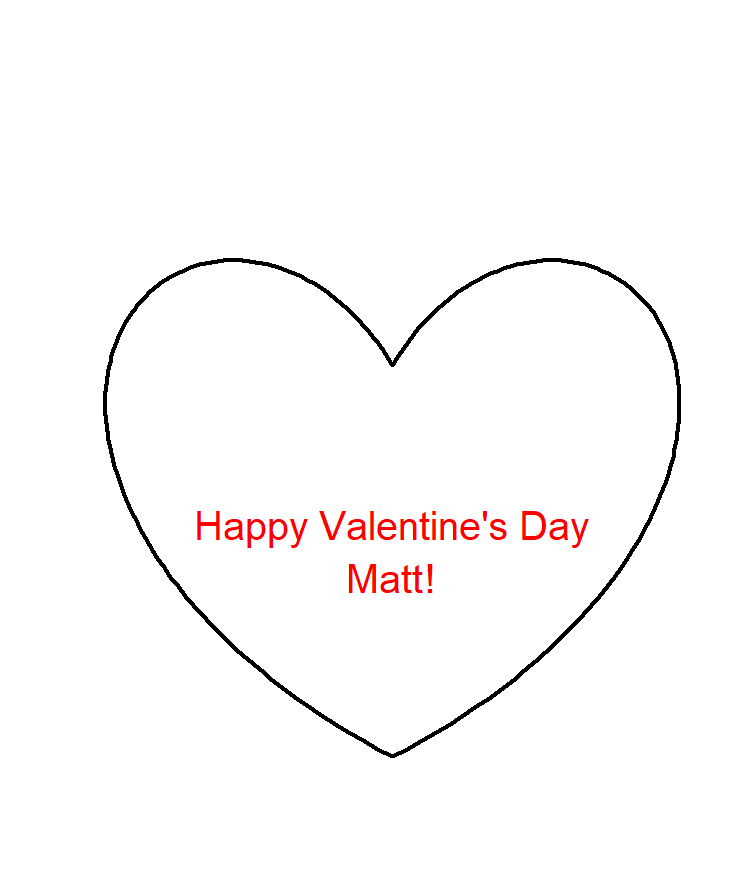

The script that drew this image:
# Source: http://statistics.berkeley.edu/classes/s133/heart.r
heart1 = function(name){
  t = seq(0,60,len=100)
  plot(c(-8,8),c(0,20),type='n',axes=FALSE,xlab='',ylab='')
  x = -.01*(-t^2+40*t+1200)*sin(pi*t/180)
  y = .01*(-t^2+40*t+1200)*cos(pi*t/180)
  lines(x,y, lwd=4)
  lines(-x,y, lwd=4)
  text(0,7,"Happy Valentine's Day",col='red',cex=2.5)
  text(0,5.5,name,col='red',cex=2.5)
}

heart1("Matt!")
